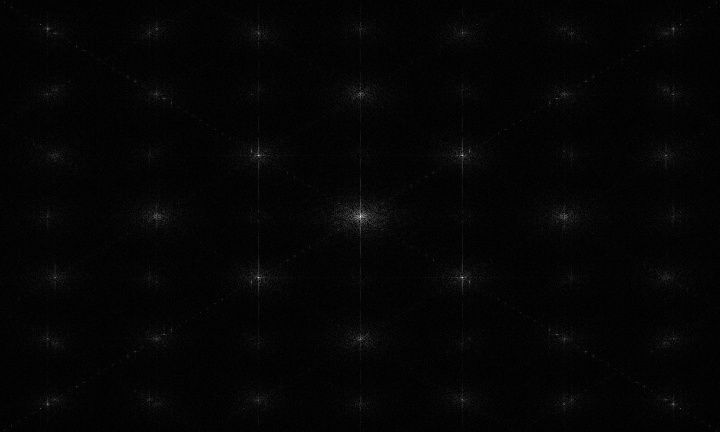
//> input picture Arnold/dftImage.jpg, 720 x 432 px
$ ./main -image=Arnold/dftImage.jpg   (built with g++ and OpenCV 4)
//> lines starting //> are read from the running program, lines starting //| are printed output that depends on the picture; after the words box and inside, x2 and y2 are one past the last pixel; in counts of white or black regions, pixels touching at a corner belong together
### FilterFactory.h
/**
 * FilterFactory.h
 * Created on: 15/11/2018
 * Author: Arnold Jair Jiménez Vargas <arnoldjair at gmail dot com>
 */

#ifndef FILTERFACTORY_H_
#define FILTERFACTORY_H_

#include <iostream>
#include <opencv2/opencv.hpp>
#include <nlohmann/json.hpp>

//TODO: Is this a factory?
class FilterFactory {
    public:
        FilterFactory();
        virtual ~FilterFactory();
        static void getDFT(cv::Mat& input, cv::Mat& output);
        static void invertDFT(cv::Mat& source, cv::Mat& destination);
        static void applyDFTFilter(cv::Mat& source, cv::Mat& filter);
        static void showDFT(cv::Mat& source);
        static void getDFTImage(cv::Mat& source, cv::Mat& destination);
        static void saveDFTImage(cv::Mat& source, nlohmann::json params);
        static void recenterDFT(cv::Mat& source);
        static void FourierFilter(cv::Mat& input, nlohmann::json params);
        static void GaussianBlur(cv::Mat& input, nlohmann::json params);
        static void denoising(cv::Mat& input, nlohmann::json params);
        static void erode(cv::Mat& input, nlohmann::json params);
        static void dilate(cv::Mat& input, nlohmann::json params);
        static void invert(cv::Mat& input, nlohmann::json params);

};

#endif /* FILTERFACTORY_H_ */

### main.cpp
#include <iostream>
#include "opencv2/imgproc.hpp"
#include "opencv2/imgcodecs.hpp"
#include <opencv2/opencv.hpp>
using namespace cv;
using namespace std;
void help();
void calcPSF(Mat& outputImg, Size filterSize, int R);
void fftshift(const Mat& inputImg, Mat& outputImg);
void filter2DFreq(const Mat& inputImg, Mat& outputImg, const Mat& H);
void calcWnrFilter(const Mat& input_h_PSF, Mat& output_G, double nsr);
const String keys =
"{help h usage ? |             | print this message   }"
"{image          |original.JPG | input image name     }"
"{R              |53           | radius               }"
"{SNR            |5200         | signal to noise ratio}"
;
int main(int argc, char *argv[])
{
    help();
    CommandLineParser parser(argc, argv, keys);
    if (parser.has("help"))
    {
        parser.printMessage();
        return 0;
    }
    int R = parser.get<int>("R");
    int snr = parser.get<int>("SNR");
    string strInFileName = parser.get<String>("image");
    if (!parser.check())
    {
        parser.printErrors();
        return 0;
    }
    Mat imgIn;
    imgIn = imread(strInFileName, IMREAD_GRAYSCALE);
//> imgIn is the input picture: 432 rows x 720 cols, CV_8UC1; min 0, max 255, mean 4.8
    if (imgIn.empty()) //check whether the image is loaded or not
    {
        cout << "ERROR : Image cannot be loaded..!!" << endl;
        return -1;
    }
    Mat imgOut;
    // it needs to process even image only
    Rect roi = Rect(0, 0, imgIn.cols & -2, imgIn.rows & -2);
//> roi = Rect(0, 0, 720, 432)
    //Hw calculation (start)
    Mat Hw, h;
    calcPSF(h, roi.size(), R);
    calcWnrFilter(h, Hw, 1.0 / double(snr));
    //Hw calculation (stop)
    // filtering (start)
    filter2DFreq(imgIn(roi), imgOut, Hw);
    // filtering (stop)
    imgOut.convertTo(imgOut, CV_8U);
    normalize(imgOut, imgOut, 0, 255, NORM_MINMAX);
    imwrite("result.jpg", imgOut);
    imshow("t", imgOut);
    waitKey(0);
    return 0;
}
void help()
{
    cout << "2018-07-12" << endl;
    cout << "DeBlur_v8" << endl;
    cout << "You will learn how to recover an out-of-focus image by Wiener filter" << endl;
}
void calcPSF(Mat& outputImg, Size filterSize, int R)
{
//> called with filterSize = Size(720, 432), R = 53
    Mat h(filterSize, CV_32F, Scalar(0));
    Point point(filterSize.width / 2, filterSize.height / 2);
//> point = Point(360, 216)
    circle(h, point, R, 255, -1, 8);
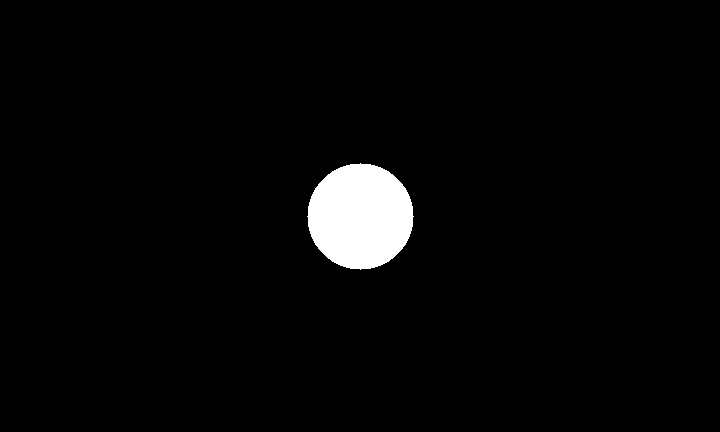
//> h: 432 rows x 720 cols, CV_32FC1; 2.8% white; 1 white region, box (x1, y1, x2, y2) and area: (307, 163, 414, 270) 8809
    Scalar summa = sum(h);
//> summa = Scalar(2246295)
    outputImg = h / summa[0];
}
void fftshift(const Mat& inputImg, Mat& outputImg)
{
    outputImg = inputImg.clone();
    int cx = outputImg.cols / 2;
//> cx = 360
    int cy = outputImg.rows / 2;
//> cy = 216
    Mat q0(outputImg, Rect(0, 0, cx, cy));
    Mat q1(outputImg, Rect(cx, 0, cx, cy));
    Mat q2(outputImg, Rect(0, cy, cx, cy));
    Mat q3(outputImg, Rect(cx, cy, cx, cy));
    Mat tmp;
    q0.copyTo(tmp);
    q3.copyTo(q0);
    tmp.copyTo(q3);
    q1.copyTo(tmp);
    q2.copyTo(q1);
    tmp.copyTo(q2);
}
void filter2DFreq(const Mat& inputImg, Mat& outputImg, const Mat& H)
{
    Mat planes[2] = { Mat_<float>(inputImg.clone()), Mat::zeros(inputImg.size(), CV_32F) };
//> planes[1]: 432 rows x 720 cols, CV_32FC1; every value is 0
    Mat complexI;
    merge(planes, 2, complexI);
    dft(complexI, complexI, DFT_SCALE);
    Mat planesH[2] = { Mat_<float>(H.clone()), Mat::zeros(H.size(), CV_32F) };
    Mat complexH;
    merge(planesH, 2, complexH);
    Mat complexIH;
    mulSpectrums(complexI, complexH, complexIH, 0);
    idft(complexIH, complexIH);
    split(complexIH, planes);
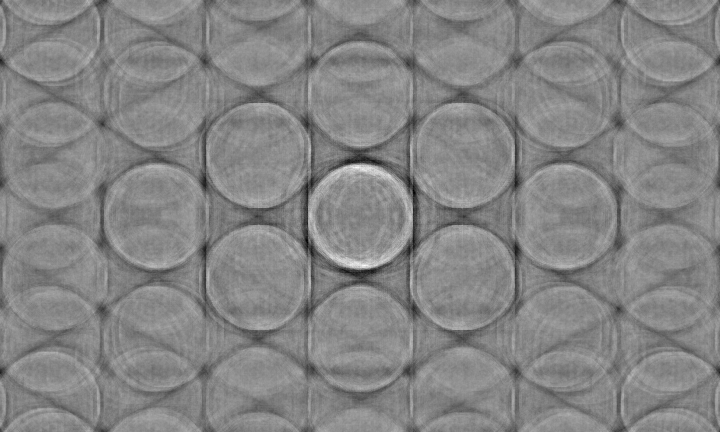
//> planes[0]: 432 rows x 720 cols, CV_32FC1; min -539.4, max 505.8, mean 4.8; drawn with min black and max white
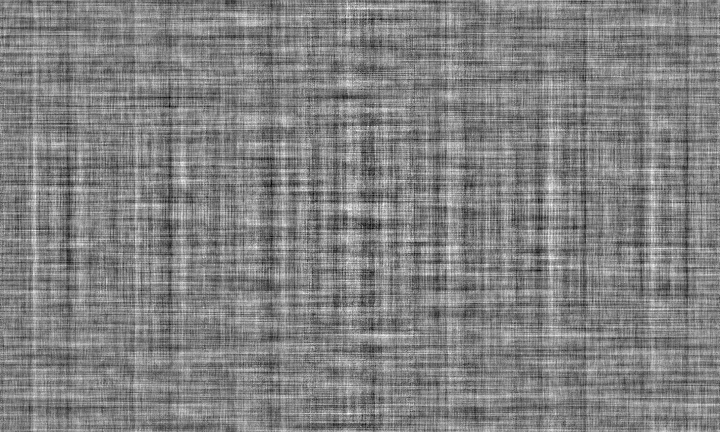
//> planes[1]: 432 rows x 720 cols, CV_32FC1; min -9.48e-05, max 9.24e-05, mean 7.19e-14; drawn with min black and max white
//> in main, `imgOut.convertTo(imgOut, CV_8U);`:
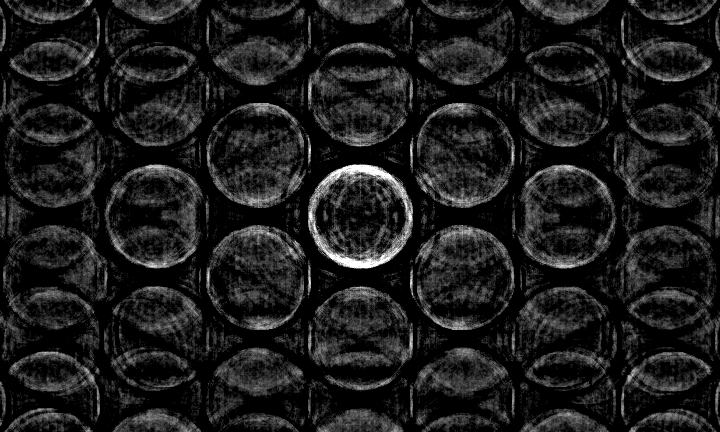
//> imgOut: 432 rows x 720 cols, CV_8UC1; min 0, max 255, mean 28.7
    outputImg = planes[0];
}
void calcWnrFilter(const Mat& input_h_PSF, Mat& output_G, double nsr)
{
    Mat h_PSF_shifted;
    fftshift(input_h_PSF, h_PSF_shifted);
    Mat planes[2] = { Mat_<float>(h_PSF_shifted.clone()), Mat::zeros(h_PSF_shifted.size(), CV_32F) };
    Mat complexI;
    merge(planes, 2, complexI);
    dft(complexI, complexI);
    split(complexI, planes);
    Mat denom;
    pow(abs(planes[0]), 2, denom);
    denom += nsr;
    divide(planes[0], denom, output_G);
}

/*

#include <iostream>
#include <opencv2/opencv.hpp>
#include <nlohmann/json.hpp>
#include <stdint.h>

#include "FilterFactory.h"

using namespace cv;


float euclideanDistance(cv::Mat img1, cv::Mat img2) {

    int rows1 = img1.rows;
    int cols1 = img1.cols;

    int rows2 = img2.rows;
    int cols2 = img2.cols;

    if(rows1 != rows2 || cols1 != cols2) {
        std::cout<<"Different sizes"<<std::endl;
        return -1;
    }

    float sum = 0;

    for(int i = 0; i < rows1; i++) {
        for(int j = 0; j < cols1; j++) {
            sum += pow(img1.at<uint8_t>(i, j) - img2.at<uint8_t>(i, j), 2);
        }
    }

    sum = sqrt(sum);
    return sum;
}

int main(int argc, char* argv[]) {

    if(argc == 1) {
        std::cout<<"usage: ./ProcesamientoImagenes <archivo.json>"<<std::endl;
        return -1;
    }

    std::ifstream i(argv[1]);
    nlohmann::json j;  // @suppress("Type cannot be resolved")
    i >> j;

    //TODO: Json well formed.
    std::string originalPath = j["base"].get<std::string>() + j["original"].get<std::string>();
    std::string inputPath = j["base"].get<std::string>() + j["input"].get<std::string>();
    cv::Mat original = cv::imread(originalPath, cv::IMREAD_GRAYSCALE);
    cv::Mat input = cv::imread(inputPath, cv::IMREAD_GRAYSCALE);


    auto filters = j["filters"];

    if(filters == NULL) {
        std::cout<<"No filters"<<std::endl;
        return -1;
    }

    if (!original.data || !input.data) {
        std::cout<<"No image data"<<std::endl;
        return -1;
    }

    cv::Mat output = input.clone();

    //TODO: Verify filter name.
    int curr = 1;
    std::string outputName;
    for(auto filter: filters) {
        if(filter["name"] == "gaussian") {
            FilterFactory::gaussianBlur(output, filter["params"]);
        }
        if(filter["name"] == "fourier"){
            FilterFactory::fourierFilter(output, filter["params"]);
        }
        if(filter["name"] == "dftImage") {
            FilterFactory::saveDFTImage(output, filter["params"]);
        }
        if(filter["name"] == "denoising") {
            FilterFactory::denoising(output, filter["params"]);
        }
        if(filter["name"] == "erode") {
            FilterFactory::erode(output, filter["params"]);
        }
        if(filter["name"] == "dilate") {
            FilterFactory::dilate(output, filter["params"]);
        }
        if(filter["name"] == "invert") {
            cv::bitwise_not(output, output);
        }
        if(filter["name"] == "butterWorth") {
            FilterFactory::butterWorth(output, filter["params"]);
        }

        if(filter["params"].value("output", "") != "") {
            cv::imwrite(j["base"].get<std::string>() + filter["params"]["output"].get<std::string>(), output);
        }

        cv::imshow(filter["name"], output);
        cv::waitKey();
    }

    float distance = euclideanDistance(original, output);

    if(distance >= 0) {
        std::cout<<"Distance: "<<distance<<std::endl;
    }

    if(j.value("output", "") != "") {
        cv::imwrite(j["base"].get<std::string>() + j["output"].get<std::string>(), output);
    }

    return 0;

}
*/
